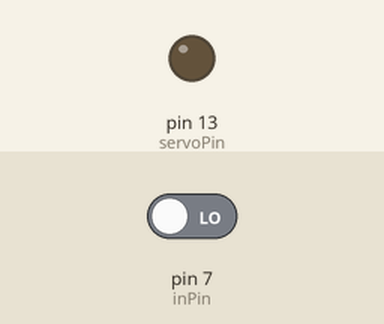
Simulated run of this sketch. Board: Arduino Uno, built with avr-gcc and run on an emulated ATmega328P. On the bench: output pins drawn as LEDs (lit = HIGH). Inputs (shaded band) come from the test bench; at power-on: pin 7 (inPin) LOW.

Above: at 1.2 s.
1.3 s: pin 7 (inPin) driven HIGH
At 2.3 s:
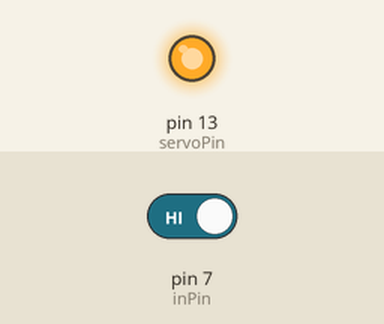
2.8 s: pin 7 (inPin) driven LOW
At 3.4 s:
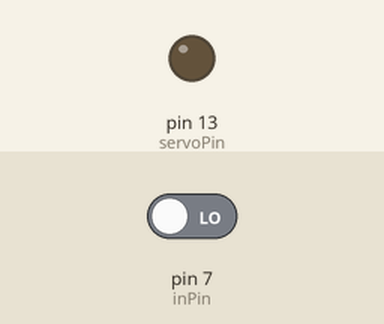
Timing chart, 0 to 5.8 s (numbered marks = the images above; inputs shaded):
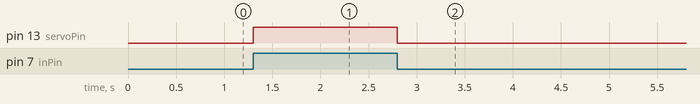

The sketch:

arduinomotorcontrol.ino
```cpp
int servoPin = 13;   // Servo signal pin connected to digital PWM pin 13
int inPin = 7;     // wifi module connected to digital pin 7
int servoPos = 0;       // variable to store the read value

void setup()
{
  pinMode(servoPin, OUTPUT);      // sets the digital pin 13 as output
  pinMode(inPin, INPUT);        // sets the digital pin 7 as input
}

void loop()
{
  servoPos = digitalRead(inPin);     // read the input pin
  digitalWrite(servoPin, servoPos);    // sets the servo position
}
```

Measured:
- after the input at 1.3 s, pin 13 (servoPin): LOW → HIGH at once
- after the input at 2.8 s, pin 13 (servoPin): HIGH → LOW at once
